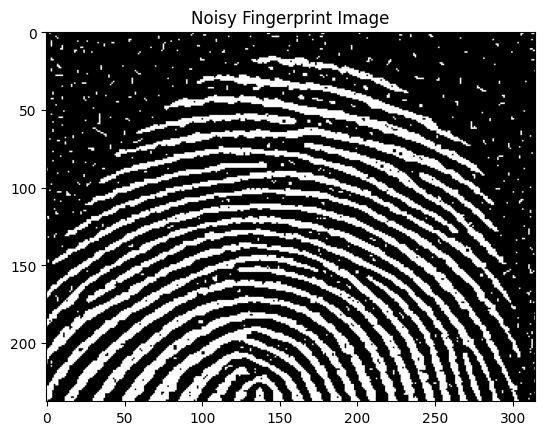
#> input picture Noisy_Fingerprint.png, 545 x 435 px, found by its file name
$ python Erosion_Dilation.py
#> lines starting #> are read from the running program, lines starting #| are printed output that depends on the picture; after the words box and inside, x2 and y2 are one past the last pixel; in counts of white or black regions, pixels touching at a corner belong together
#> further down, img is the input picture: shape (435, 545); min 0, max 255, mean 113.7
#Erosion and Dilation
import cv2
import numpy as np

def erosion(image, struct_ele):
    eroded_img = image.copy()
    height, width = image.shape
#> height = 435; width = 545
    struct_ele = struct_ele * 255
    offset = struct_ele.shape[0] // 2
    for r in range(height):
        for c in range(width):
            fit = True
            for x in range(-offset, offset+1):
                for y in range(-offset, offset+1):
                    if r+x >= 0 and r+x < height and c+y >= 0 and c+y < width:
                        sr, sc = x+offset, y+offset
                        if struct_ele[sr, sc] and image[r+x, c+y] != struct_ele[sr, sc]:
                            fit = False
                    elif (struct_ele[x+offset, y+offset]):
                        fit = False
            eroded_img[r, c] = 255 if fit else 0
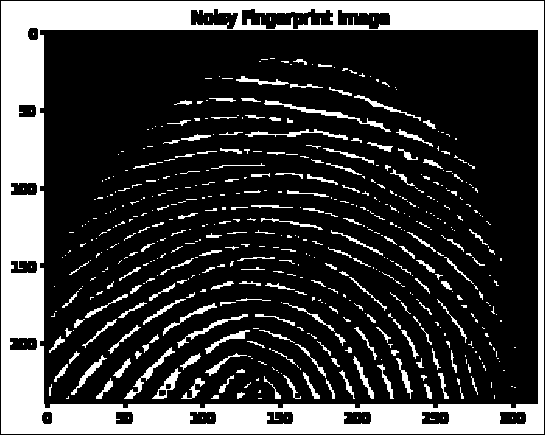
#> eroded_img: shape (435, 545); 24.7% white; 545 white regions (372 under 20 px), largest, box (x1, y1, x2, y2) and area: (1, 1, 544, 434) 44759, (264, 100, 391, 132) 453, (124, 347, 175, 399) 341
    return np.uint8(eroded_img)

def dilation(image, struct_ele):
    dilated_img = image.copy()
    offset = struct_ele.shape[0] // 2
    height, width = image.shape
#> height = 435; width = 545
    struct_ele *= 255
    for r in range(height):
        for c in range(width):
            hit = False
            for x in range(-offset, offset+1):
                for y in range(-offset, offset+1):
                    sr, sc = x+offset, y+offset
                    if r+x >= 0 and r+x < height and c+y >= 0 and c+y < width:
                        if(image[r+x, c+y] and struct_ele[sr, sc] == struct_ele[sr, sc]):
                            hit = True
            dilated_img[r, c] = 255 if hit else 0
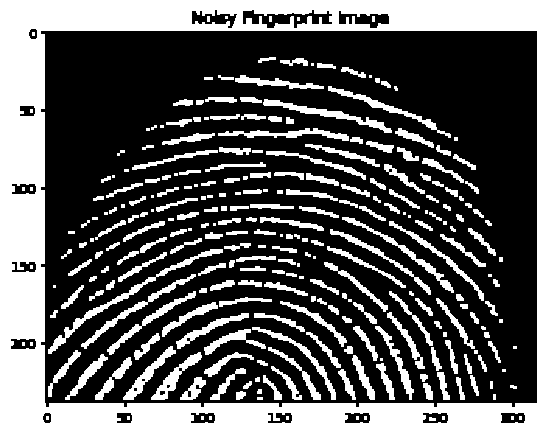
#> dilated_img: shape (435, 545); 34.8% white; 277 white regions (67 under 20 px), largest, box (x1, y1, x2, y2) and area: (0, 0, 545, 435) 50171, (48, 249, 223, 354) 1067, (263, 99, 392, 133) 785
    return np.uint8(dilated_img)


img = cv2.imread('Noisy_Fingerprint.png', 0)
struct_ele_size = 3
struct_ele = np.ones((struct_ele_size, struct_ele_size))
eroded_img = erosion(img, struct_ele)
dilated_img = dilation(eroded_img, struct_ele)
cv2.imshow('Original Image', img)
cv2.imshow('Eroded Image', eroded_img)
cv2.imshow('Dilated Image', dilated_img)
cv2.waitKey(0)
cv2.destroyAllWindows()
